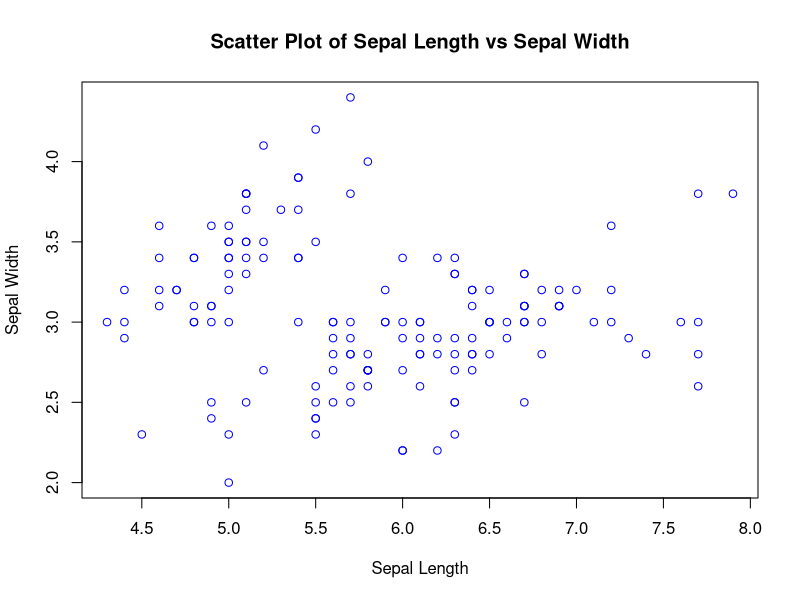
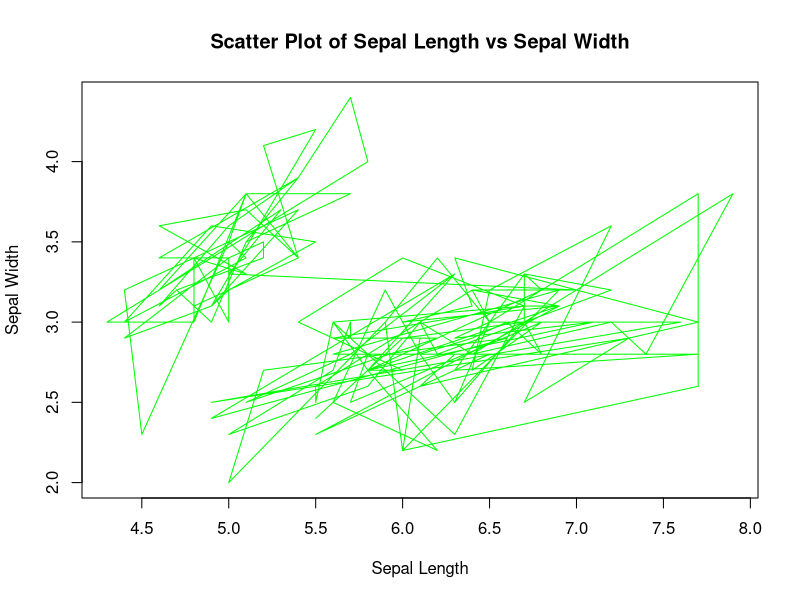
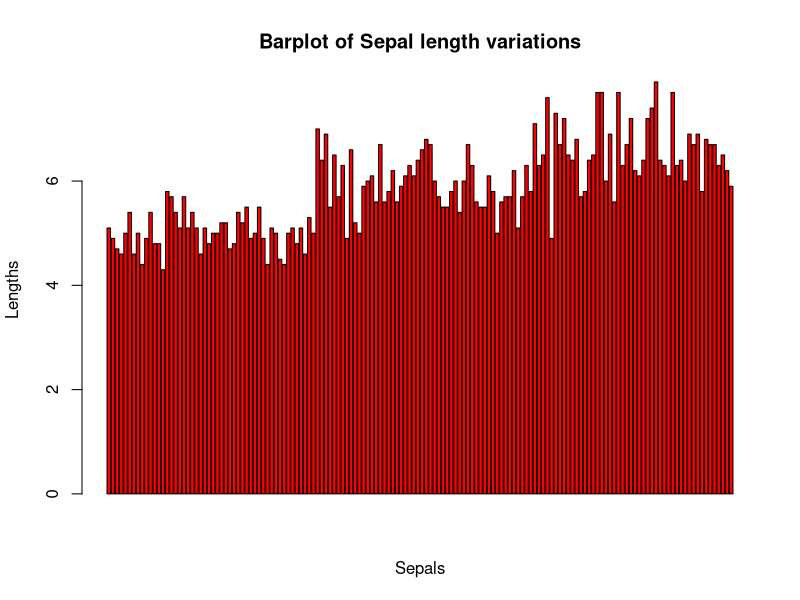
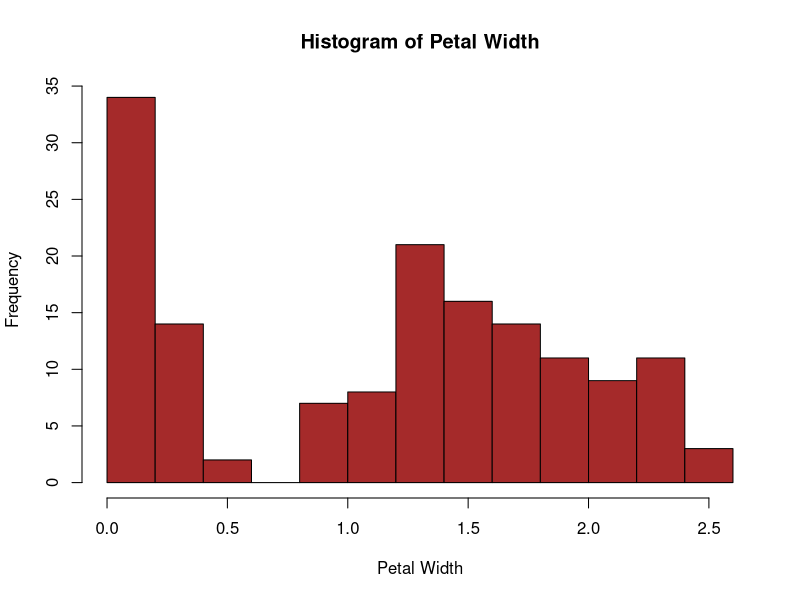

Generate these figures, in order, with R:
data(iris)

plot(iris$Sepal.Length, iris$Sepal.Width , main="Scatter Plot of Sepal Length vs Sepal Width", xlab = "Sepal Length", ylab = "Sepal Width",col="blue")

plot(iris$Sepal.Length, iris$Sepal.Width , main="Scatter Plot of Sepal Length vs Sepal Width",type='l', xlab = "Sepal Length", ylab = "Sepal Width",col="green")

barplot(iris$Sepal.Length,main="Barplot of Sepal length variations", xlab = "Sepals",ylab="Lengths",col="red")

hist(iris$Petal.Width,col="brown",main="Histogram of Petal Width",xlab="Petal Width")
